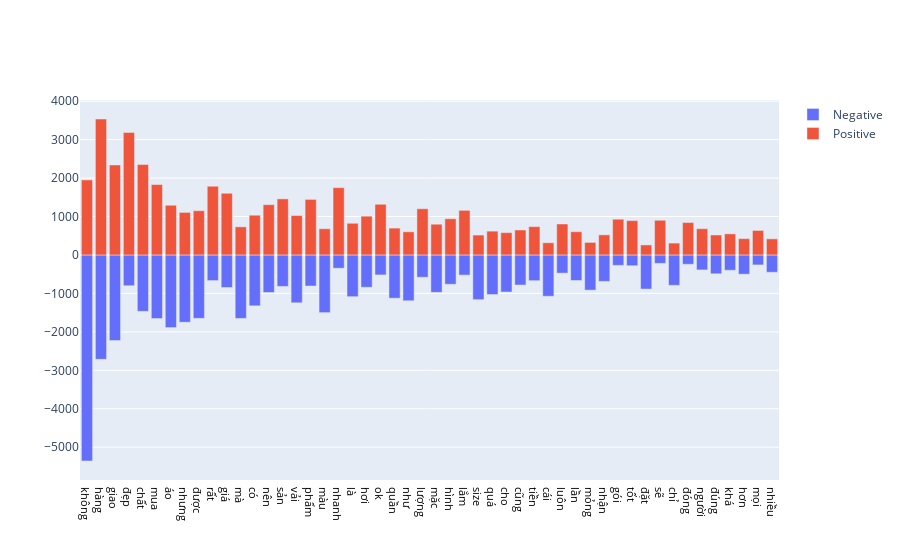

Notebook cell for this chart:
### Code cell
Detective.barplotTwoDirections(inter_words.head(50))

### Figure 1 — Plotly figure (JSON) as saved in the notebook; plotly's stock layout.template omitted (floating-point values rounded to 4 significant figures)
{"data": [{"name": "Negative", "type": "bar", "x": ["không", "hàng", "giao", "đẹp", "chất", "mua", "áo", "nhưng", "được", "rất", "giá", "mà", "có", "nên", "sản", "vải", "phẩm", "màu", "nhanh", "là", "hơi", "ok", "quần", "như", "lượng", "mặc", "hình", "lắm", "size", "quá", "cho", "cũng", "tiền", "cái", "luôn", "lần", "mỏng", "nhận", "gói", "tốt", "đặt", "sẽ", "chỉ", "đóng", "người", "đúng", "khá", "hơn", "mọi", "nhiều"], "y": [-5358, -2713, -2226, -800, -1466, -1653, -1888, -1749, -1648, -666, -846, -1650, -1323, -976, -818, -1244, -808, -1500, -345, -1085, -840, -519, -1125, -1191, -580, -972, -762, -524, -1162, -1029, -964, -782, -669, -1074, -473, -664, -915, -687, -271, -280, -887, -219, -789, -242, -389, -490, -398, -500, -259, -450]}, {"name": "Positive", "type": "bar", "x": ["không", "hàng", "giao", "đẹp", "chất", "mua", "áo", "nhưng", "được", "rất", "giá", "mà", "có", "nên", "sản", "vải", "phẩm", "màu", "nhanh", "là", "hơi", "ok", "quần", "như", "lượng", "mặc", "hình", "lắm", "size", "quá", "cho", "cũng", "tiền", "cái", "luôn", "lần", "mỏng", "nhận", "gói", "tốt", "đặt", "sẽ", "chỉ", "đóng", "người", "đúng", "khá", "hơn", "mọi", "nhiều"], "y": [1952, 3536, 2342, 3187, 2352, 1832, 1293, 1107, 1151, 1788, 1605, 732, 1034, 1308, 1459, 1026, 1445, 682, 1751, 824, 1009, 1319, 699, 603, 1202, 800, 942, 1161, 518, 620, 581, 650, 737, 317, 806, 605, 326, 524, 930, 894, 261, 902, 309, 843, 683, 520, 549, 425, 638, 419]}], "layout": {"barmode": "relative", "xaxis": {"tickfont": {"color": "black", "size": 11}}}}
